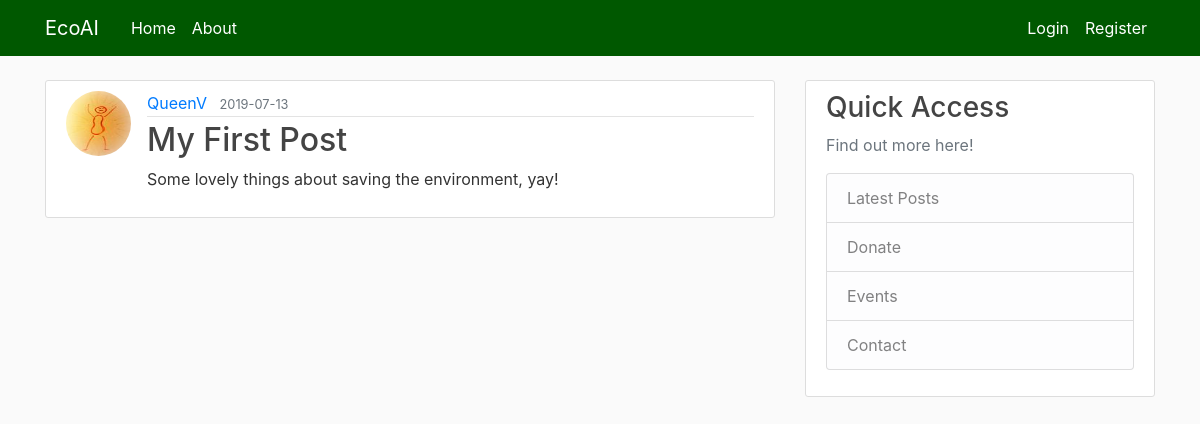
/post/1, run on an earlier commit of the app's database.
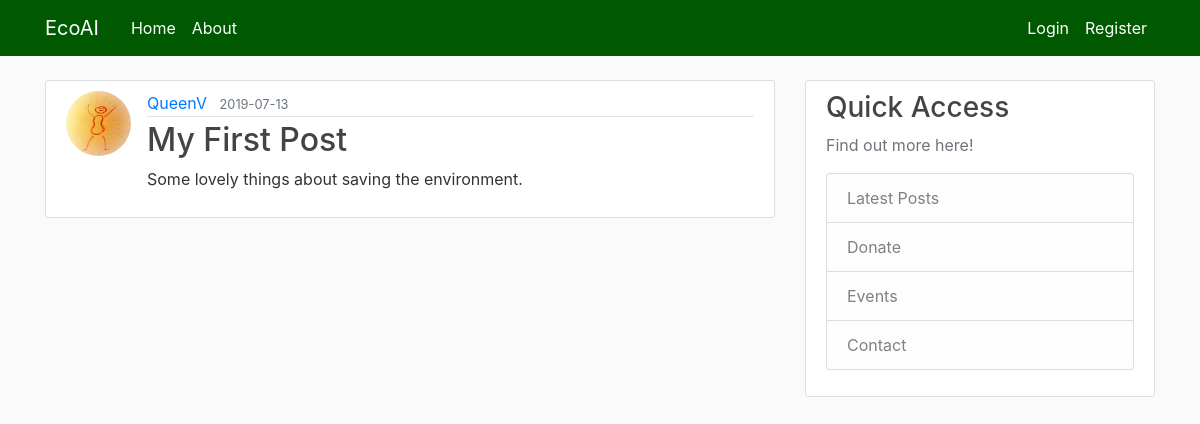
And on a later commit of the database.
### flaskblog/models.py (models this page shows, shortened)
class Post(db.Model):
    id = db.Column(db.Integer, primary_key=True)
    title = db.Column(db.String(100), nullable=False)
    date_posted = db.Column(db.DateTime, nullable=False, default=datetime.utcnow)
    content = db.Column(db.Text, nullable=False)
    user_id = db.Column(db.Integer, db.ForeignKey('user.id'), nullable=False) #this relates Post to User

### flaskblog/routes.py (the view)
@app.route("/post/<int:post_id>")
def post(post_id):
    post = Post.query.get_or_404(post_id)
    return render_template('post.html', title=post.title, post=post)

### flaskblog/templates/post.html (shortened to what this page needs)
{% extends "layout.html" %}
{% block content %}
    <article class="media content-section">
        <img class="rounded-circle article-img" src="{{ url_for('static', filename='profile_pics/' + post.author.image_file) }}">
        <div class="media-body">
            <div class="article-metadata">
            <a class="mr-2" href="#">{{ post.author.username }}</a>
            <small class="text-muted">{{ post.date_posted.strftime('%Y-%m-%d') }}</small>
            </div>
            <h2 class="article-title">{{ post.title }}</h2>
            <p class="article-content">{{ post.content }}</p>
        </div>
    </article>
{% endblock content %}

What changed in the data, as far as the page shows it:
changed Post "My First Post": content "Some lovely things about saving the environment, yay!" → "Some lovely things about saving the environment."
